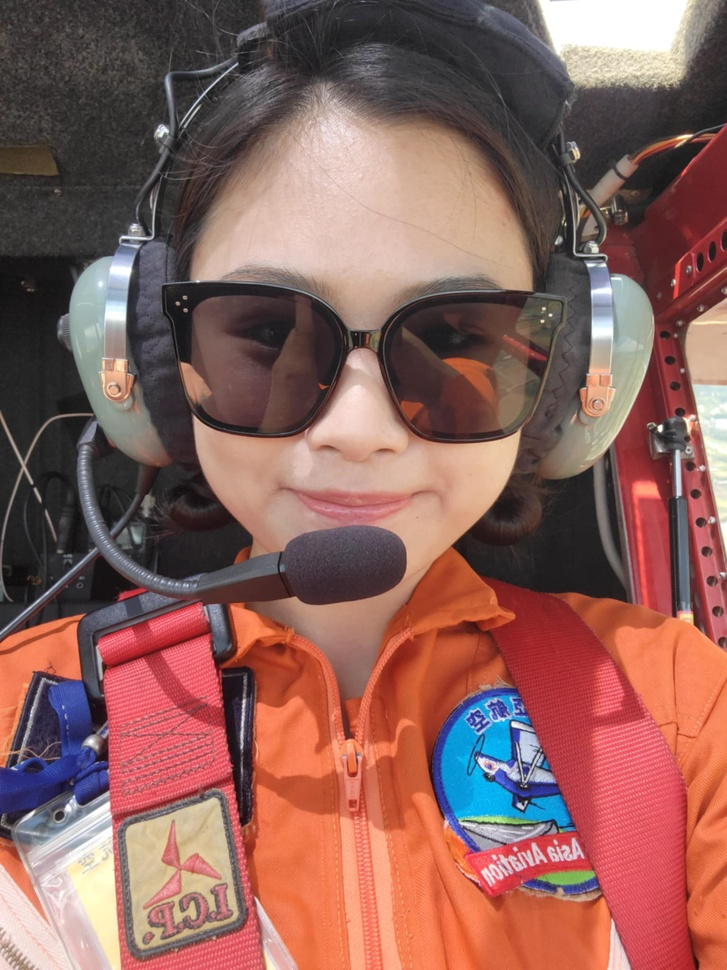
#> input picture r13945031_hw1/origin.jpg, 727 x 970 px, shrunk from 1536 x 2048 before the run
$ python ex2.py
#> lines starting #> are read from the running program, lines starting #| are printed output that depends on the picture
import cv2
import numpy as np
import matplotlib.pyplot as plt
import os

def apply_radial_distortion(image, k1, k2, k3):
    h, w = image.shape[:2]
    # Generate the camera matrix
    fx = w  # focal length in x
    fy = h  # focal length in y
    cx = w / 2  # principal point x
    cy = h / 2  # principal point y

    camera_matrix = np.array([[fx, 0, cx],
                               [0, fy, cy],
                               [0, 0, 1]], dtype=np.float32)

    # Initialize the distortion coefficients
    dist_coeffs = np.array([k1, k2, k3, 0, 0], dtype=np.float32)

    # Generate new camera matrix based on the distortion
    new_camera_matrix, roi = cv2.getOptimalNewCameraMatrix(camera_matrix, dist_coeffs, (w, h), 0)

    # Apply distortion
    distorted_image = cv2.undistort(image, camera_matrix, dist_coeffs, None, new_camera_matrix)

    return distorted_image

# Load your selfie image
selfie_image = cv2.imread('../origin.jpg')
#> selfie_image is the input picture: shape (970, 727, 3); mean B, G, R 91.2, 97.6, 140.3

# Apply barrel distortion (positive coefficients)
barrel_distorted_image = apply_radial_distortion(selfie_image, k1=0.7, k2=0.2, k3=0.0)
#> in apply_radial_distortion, `distorted_image = cv2.undistort(image, camera_matrix, dist_coeffs, Non..`:
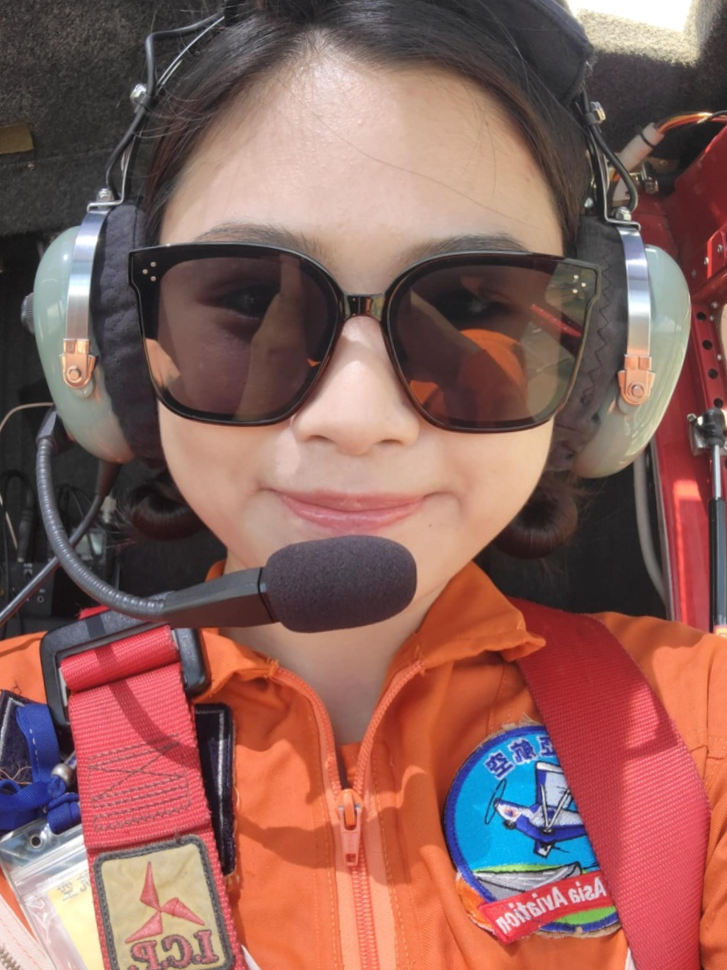
#> distorted_image: shape (970, 727, 3); mean B, G, R 91.5, 97.7, 139.9

# Apply pincushion distortion (negative coefficients)
pincushion_distorted_image = apply_radial_distortion(selfie_image, k1=-0.7, k2=0.2, k3=0.0)
#> call 2 of apply_radial_distortion, with k1 = -0.7, k2 = 0.2, k3 = 0
#> in apply_radial_distortion (call 2), `distorted_image = cv2.undistort(image, camera_matrix, dist_coeffs, Non..`:
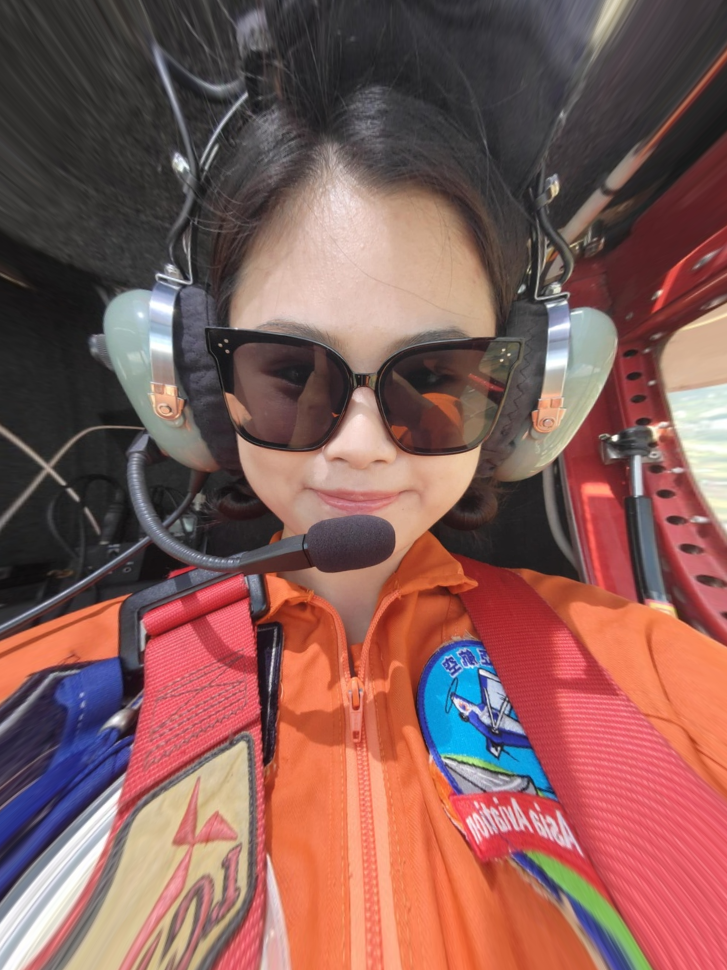
#> distorted_image: shape (970, 727, 3); mean B, G, R 87.3, 91.9, 133.2

# Save the results to the 'result' directory
cv2.imwrite('../results/ex2_barrel.jpg', barrel_distorted_image)
cv2.imwrite('../results/ex2_pincushion.jpg', pincushion_distorted_image)

# Display the results
plt.figure(figsize=(12, 8))

# Show original image
plt.subplot(1, 3, 1)
plt.title('Original Image')
plt.imshow(cv2.cvtColor(selfie_image, cv2.COLOR_BGR2RGB))
plt.axis('off')

# Show barrel distorted image
plt.subplot(1, 3, 2)
plt.title('Barrel Distortion')
plt.imshow(cv2.cvtColor(barrel_distorted_image, cv2.COLOR_BGR2RGB))
plt.axis('off')

# Show pincushion distorted image
plt.subplot(1, 3, 3)
plt.title('Pincushion Distortion')
plt.imshow(cv2.cvtColor(pincushion_distorted_image, cv2.COLOR_BGR2RGB))
plt.axis('off')

plt.tight_layout()
plt.show()
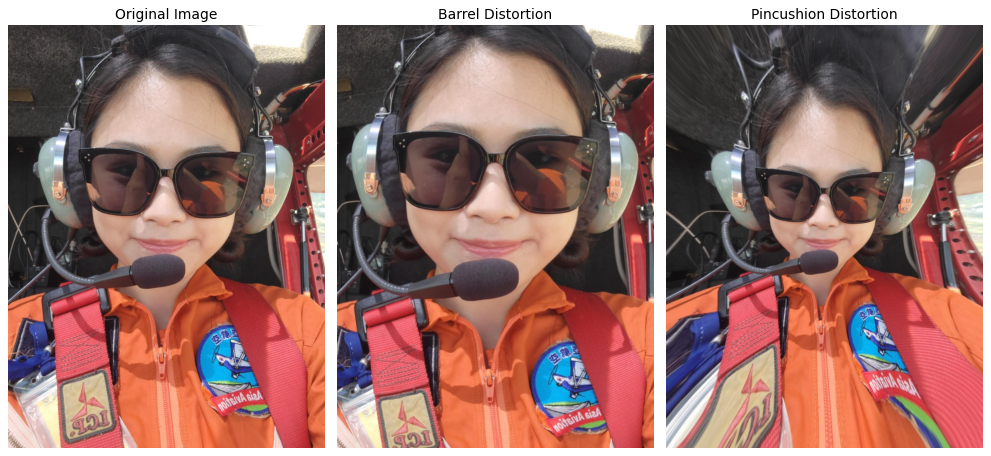
#> figure drawn by matplotlib, 3 panels
